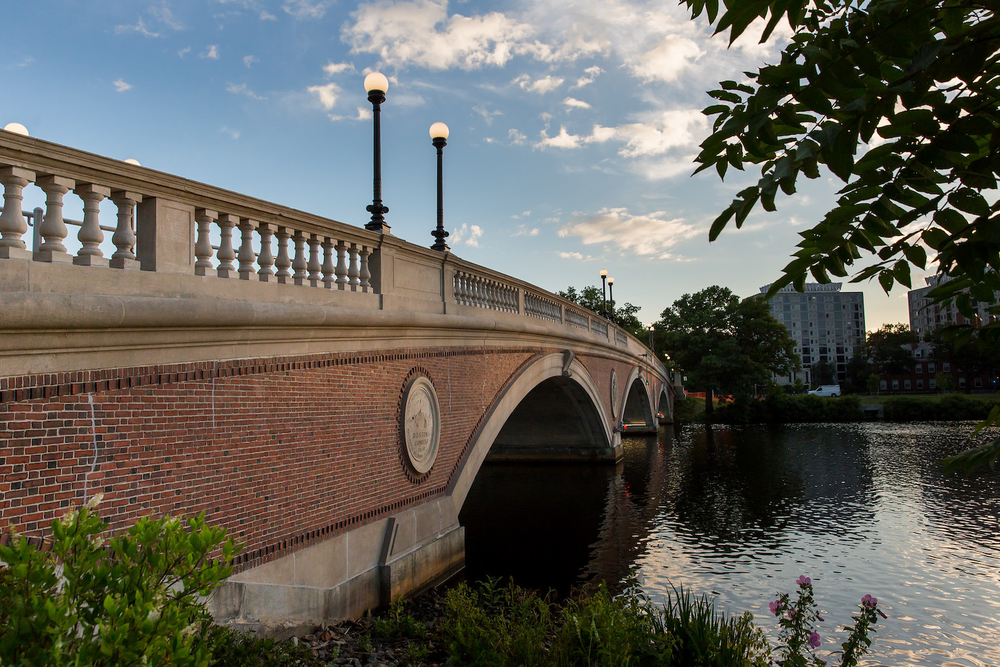
#> input picture Lesson 9/HTML/images/bridge.png, 1000 x 667 px, shrunk from 1500 x 1000 before the run, given in place of bridge.bmp, which was not available
$ python edges.py
#> lines starting #> are read from the running program, lines starting #| are printed output that depends on the picture


# Program 4

print("------------------Program 4------------------")


# Notice that this program imports modules Image and ImageFilter from a library called PIL. This takes an input file
# and creates and output file.

# Further, you can create a new file called edges.py as follows:

# Finds edges in an images

from PIL import Image, ImageFilter

# Find edges
before = Image.open("bridge.bmp")
#> before is the input picture: PIL image 1000x667 RGBA; mean R, G, B, A 98.8, 97.7, 90.9, 255
after = before.filter(ImageFilter.FIND_EDGES)
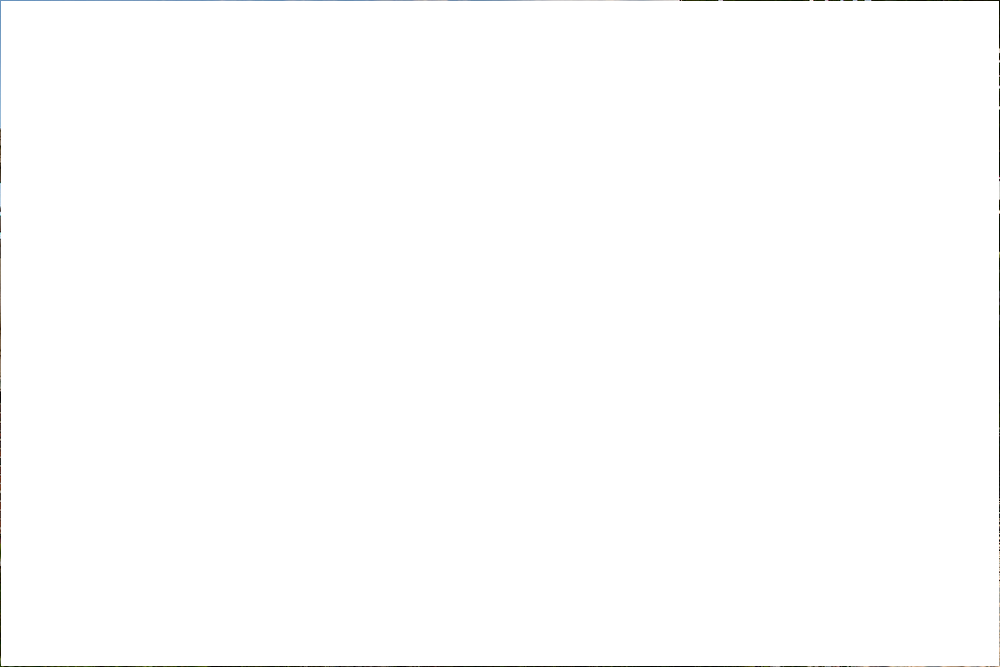
#> after: PIL image 1000x667 RGBA; mean R, G, B, A 28.7, 28.3, 26.7, 1.3; transparent parts drawn white
after.save("out_two.bmp")


# Notice that this code is a small adjustment to your blur code, but produces a dramatically different result.

# Program 5

print("------------------Program 5------------------")

# Finally, you can even do face detection as follows:

# Find faces in picture
# https://github.com/ageitgey/face_recognition/blob/master/examples/find_faces_in_picture.py

"""

from PIL import Image
import face_recognition


# Load the jpg file into a numpy array
image = face_recognition.load_image_file("office.jpg")

# Find all the faces in the image using the default HOG-based model.
# This method is fairly accurate, but not as accurate as the CNN model and not GPU accelerated.
# See also: find faces_in_picture_cnn.py

face_locations = face_recognition.face_locations(image)

for face_location in face_locations:

    # Print the location of each face in this location
    top, right, bottom, left = face_recognition

    # You can access the actual face itself like this:
    face_image = image[top: bottom, left: right]
    pil_image = Image.fromarray(face_image)
    pil_image.show()

"""

# Notice how this file uses a third-party library called face_recognition. This is enabled by running pip install
# face_recognition in one’s terminal window.

# Python allows you to abstract away programming that would be much more complicated within C and other lower-level
# programming languages.

# Strings

# In C, you might remember this code:
"""
    // get_string and printf with %s

        #include <cs50.h>
        #include <stdio.h>

        int main(void)
        {
            string answer = get_string("What's your name? ");
            printf("hello, %s\n", answer);
        }

"""

# Program 6

print("------------------Program 6------------------")


answer = input("What's your name? ")
#> the answer given: ../../Lesson 9/HTML/images/bridge.png
print("hello, " + answer)

$ run again, with Lesson 9/HTML/images/cat.jpg saved as Lesson 9/HTML/images/bridge.png
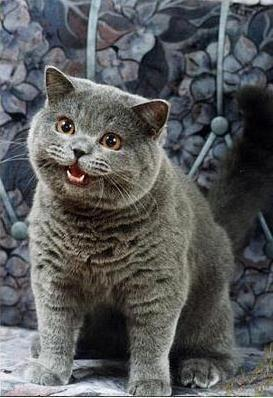
#> input picture Lesson 9/HTML/images/cat.jpg, 273 x 398 px, given in place of bridge.bmp, which was not available
#> before is the input picture: PIL image 273x398 RGB; mean R, G, B 88, 89.5, 90.4
#> `after = before.filter(ImageFilter.FIND_EDGES)`:
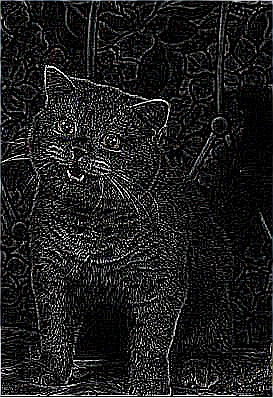
#> after: PIL image 273x398 RGB; mean R, G, B 30.1, 30.2, 30.3
